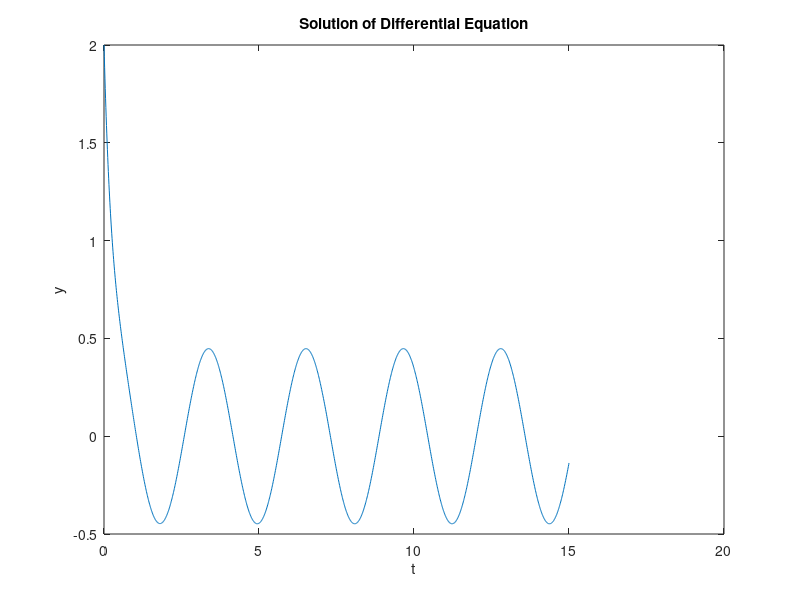

This chart was generated by the following MATLAB code:
dy_dt=@(t,y)-4*y+2*cos(2*t);
tspan=[0:0.01:15];
[t,y]=ode23(dy_dt,tspan,2)
plot(t,y)
title('Solution of Differential Equation');
xlabel('t');
ylabel('y');
